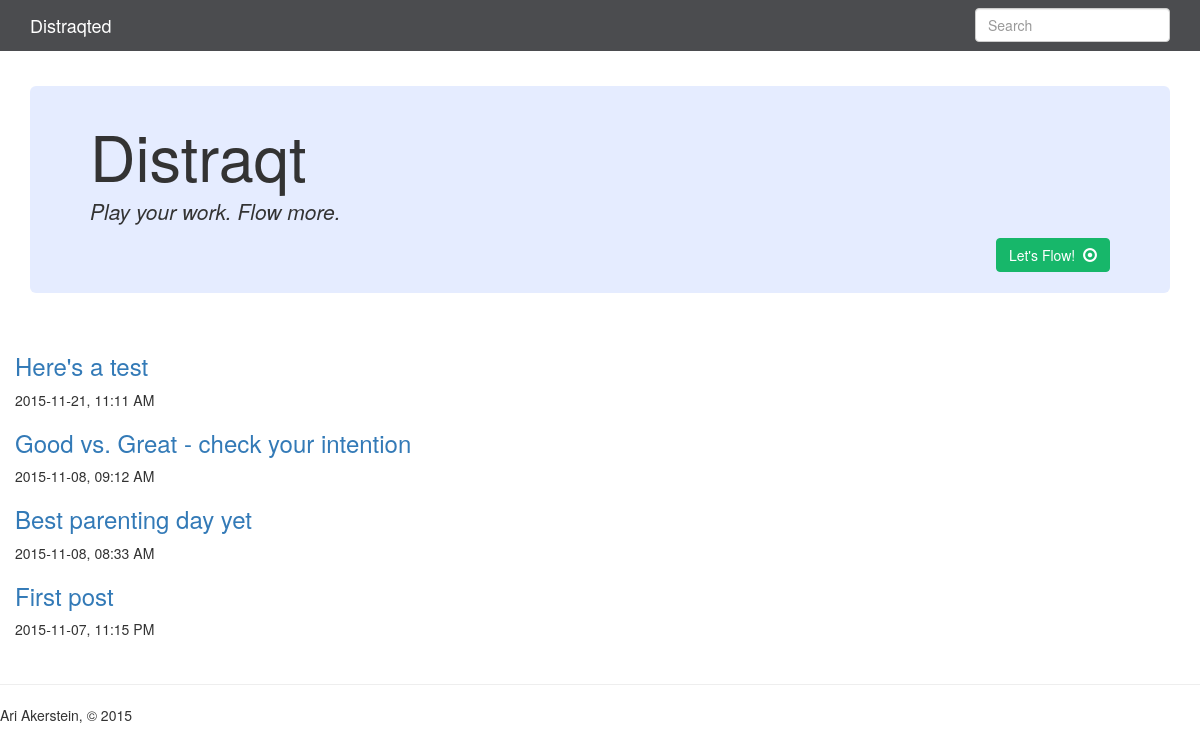
/, run on an earlier commit of the app's database.
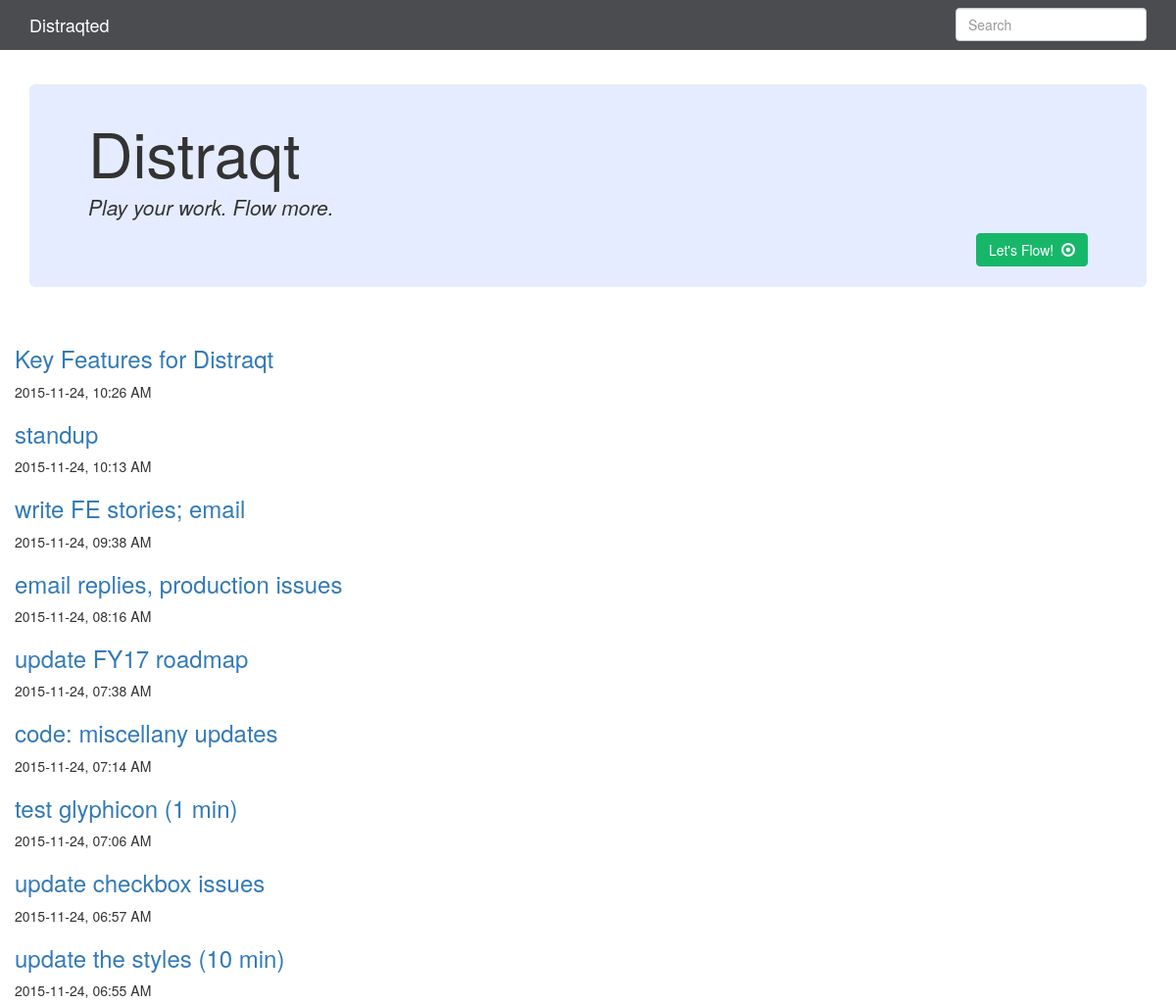
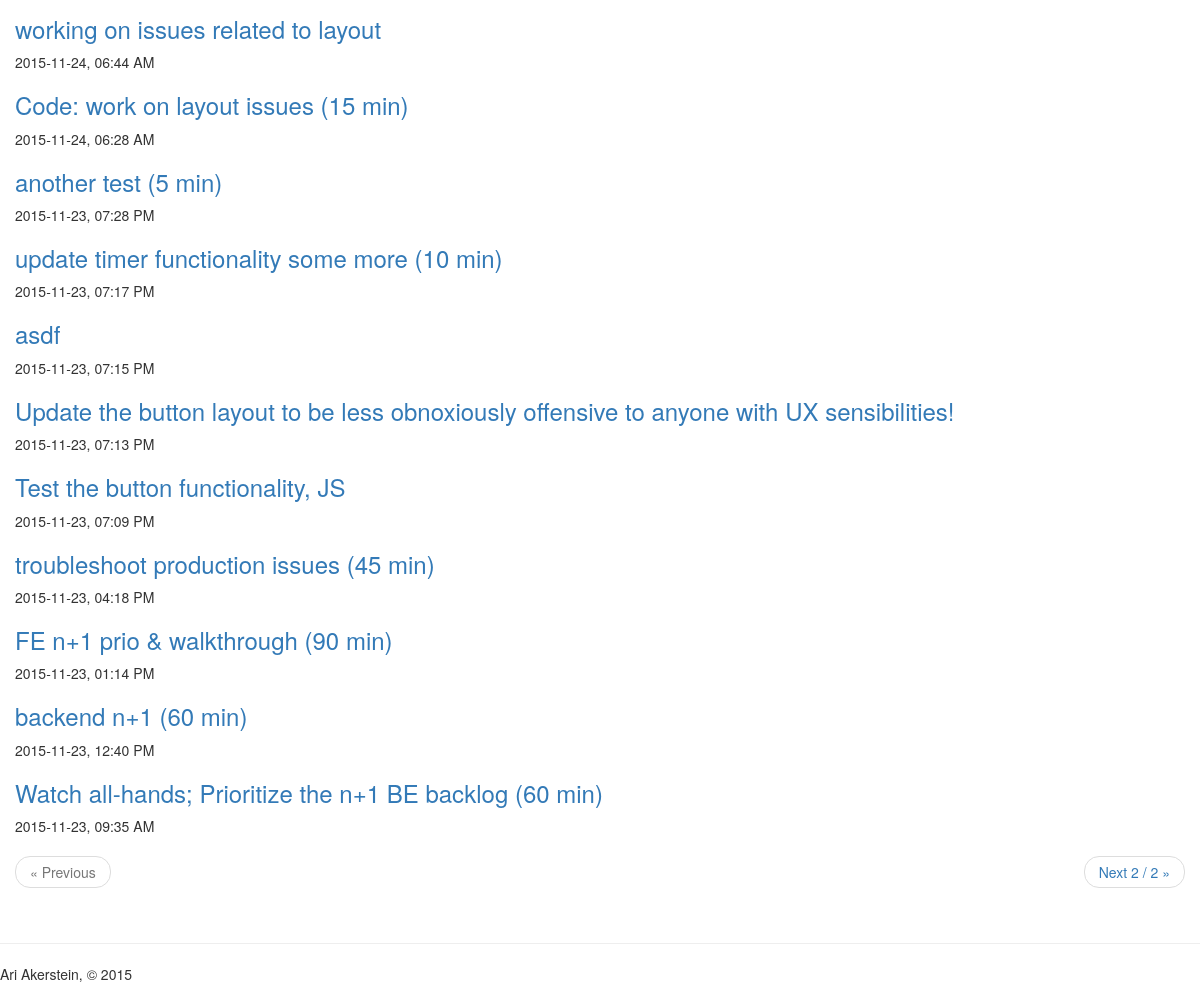
And on a later commit of the database (2 pictures, top to bottom).
### app.py (models this page shows, shortened)
class Entry(flask_db.Model):
    title = CharField()
    slug = CharField(unique=True)
    content = TextField()
    published = BooleanField(index=True)
    timestamp = DateTimeField(default=datetime.datetime.now, index=True)
    @classmethod
    def public(cls):
        return Entry.select().where(Entry.published == True)

### app.py (the view)
@app.route('/')
def index():
    search_query = request.args.get('q')
    if search_query:
        query = Entry.search(search_query)
    else:
        query = Entry.public().order_by(Entry.timestamp.desc())
    return object_list(
        'index.html',
        query,
        search=search_query,
        check_bounds=False)

### app.py (called while the page is built)
@app.template_filter('clean_querystring')
def clean_querystring(request_args, *keys_to_remove, **new_values):
    querystring = dict((key, value) for key, value in request_args.items())
    for key in keys_to_remove:
        querystring.pop(key, None)
    querystring.update(new_values)
    return urllib.urlencode(querystring)

### templates/index.html (shortened to what this page needs)
{% extends "base.html" %}
{% block content %}
  {% for entry in object_list %}
    {% if search %}
      {% set entry = entry.entry %}
    {% endif %}
    <h3>
      <a href="{% if entry.published %}{{ url_for('detail', slug=entry.slug) }}{% else %}{{ url_for('edit', slug=entry.slug) }}{% endif %}">
        {{ entry.title }}
      </a>
    </h3>
    <p>{{ entry.timestamp.strftime('%Y-%m-%d, %I:%M %p') }}</p>
  {% else %}
    <p>No entries have been created yet.</p>
  {% endfor %}
  {% include "includes/pagination.html" %}
{% endblock %}

What changed in the data, as far as the page shows it:
no longer on this page (row unchanged): Entry: title "Here's a test", timestamp "2015-11-21, 11:11 AM"
no longer on this page (row unchanged): Entry: title "Good vs. Great - check your intention", timestamp "2015-11-08, 09:12 AM"
no longer on this page (row unchanged): Entry: title "Best parenting day yet", timestamp "2015-11-08, 08:33 AM"
no longer on this page (row unchanged): Entry: title "First post", timestamp "2015-11-07, 11:15 PM"
added Entry: title "Key Features for Distraqt", timestamp "2015-11-24, 10:26 AM"
added Entry: title "standup", timestamp "2015-11-24, 10:13 AM"
added Entry: title "write FE stories; email", timestamp "2015-11-24, 09:38 AM"
added Entry: title "email replies, production issues", timestamp "2015-11-24, 08:16 AM"
added Entry: title "update FY17 roadmap", timestamp "2015-11-24, 07:38 AM"
added Entry: title "code: miscellany updates", timestamp "2015-11-24, 07:14 AM"
added Entry: title "test glyphicon (1 min)", timestamp "2015-11-24, 07:06 AM"
added Entry: title "update checkbox issues", timestamp "2015-11-24, 06:57 AM"
added Entry: title "update the styles (10 min)", timestamp "2015-11-24, 06:55 AM"
added Entry: title "working on issues related to layout", timestamp "2015-11-24, 06:44 AM"
added Entry: title "Code: work on layout issues (15 min)", timestamp "2015-11-24, 06:28 AM"
added Entry: title "another test (5 min)", timestamp "2015-11-23, 07:28 PM"
added Entry: title "update timer functionality some more (10 min)", timestamp "2015-11-23, 07:17 PM"
added Entry: title "asdf", timestamp "2015-11-23, 07:15 PM"
added Entry: title "Update the button layout to be less obnoxiously offensive to anyone with UX sensibilities!", timestamp "2015-11-23, 07:13 PM"
added Entry: title "Test the button functionality, JS", timestamp "2015-11-23, 07:09 PM"
added Entry: title "troubleshoot production issues (45 min)", timestamp "2015-11-23, 04:18 PM"
added Entry: title "FE n+1 prio & walkthrough (90 min)", timestamp "2015-11-23, 01:14 PM"
added Entry: title "backend n+1 (60 min)", timestamp "2015-11-23, 12:40 PM"
added Entry: title "Watch all-hands; Prioritize the n+1 BE backlog (60 min)", timestamp "2015-11-23, 09:35 AM"
Also different on the page:
{{ pagination.get_page() + 1 }}: (not shown) → "2"
{{ pagination.get_page_count() }}: (not shown) → "2"
text now shown: "« Previous Next / »"
